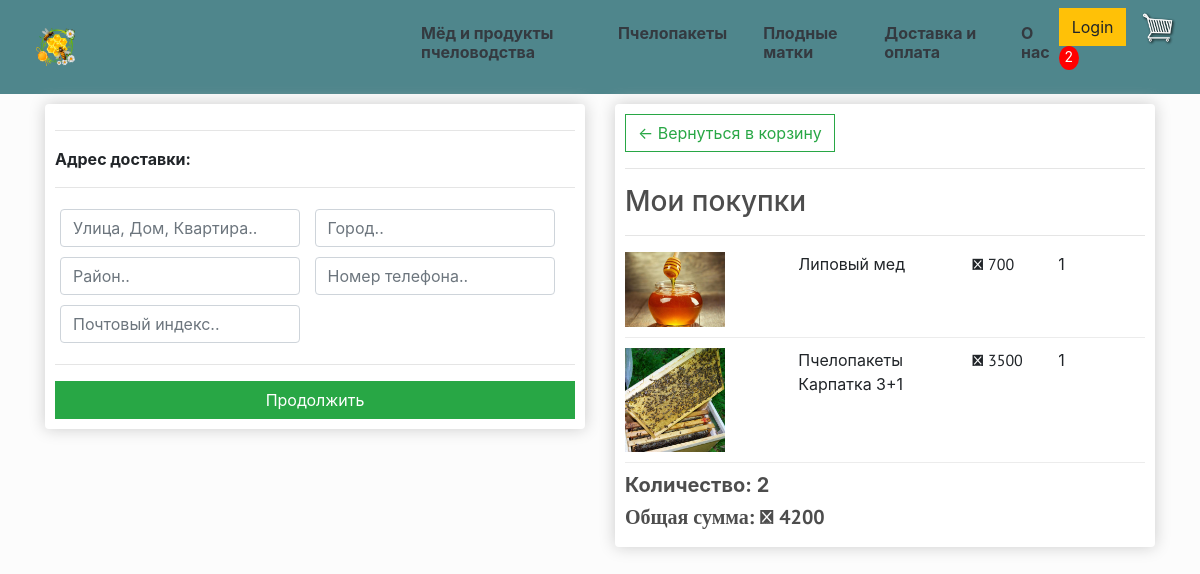
Screenshot of /checkout/ (signed in) with the database file from the repository.
### store/models.py (models this page shows, shortened)
class OrderItem(models.Model):
	product = models.ForeignKey(Product, on_delete=models.SET_NULL, null=True, blank=True)
	order = models.ForeignKey(Order, on_delete=models.SET_NULL, null=True, blank=True)
	quantity = models.IntegerField(default=0, null=True, blank=True)
	date_added = models.DateTimeField(auto_now_add=True)
	@property
	def get_total(self):
		total = self.product.price * self.quantity
		return total

class Product(models.Model):
	category=models.ForeignKey(Category, on_delete=models.SET_NULL, null=True, blank=True)
	title = models.CharField(max_length=200, null=True)
	price = models.FloatField()
	description = models.TextField()
	digital = models.BooleanField(default=False, null=True, blank=False)
	image = models.ImageField(null=True, blank=True)
	massa = models.CharField(max_length=20, null=True)
	@property
	def imageURL(self):
		try:
			url = self.image.url
		except:
			url = ''
		return url

class Order(models.Model):
	customer = models.ForeignKey(Customer, on_delete=models.SET_NULL, null=True, blank=True)
	date_orderd = models.DateTimeField(auto_now_add=True)
	complete = models.BooleanField(default=False, null=True, blank=False)
	transaction_id = models.CharField(max_length=200, null=True)
	@property
	def shipping(self):
		shipping = False
		orderitems = self.orderitem_set.all()
		for i in orderitems:
			if i.product.digital == False:
				shipping = True
		return shipping
	@property
	def get_cart_total(self):
		orderitems = self.orderitem_set.all()
		total = sum([item.get_total for item in orderitems])
		return total
	@property
	def get_cart_items(self):
		orderitems = self.orderitem_set.all()
		total = sum([item.quantity for item in orderitems])
		return total

### store/views.py (the view)
# urls.py: path('checkout/', views.checkout, name="checkout"),
def checkout(request):
	data = cartData(request)
	cartItems = data['cartItems']
	order = data['order']
	items = data['items']
	context = {'cartItems':cartItems, 'order': order, 'items': items}
	return render(request, 'store/checkout.html', context)

### store/utils.py (called while the page is built)
def cartData(request):
	if request.user.is_authenticated:
		customer = request.user.customer
		order, created = Order.objects.get_or_create(customer=customer, complete=False)
		items = order.orderitem_set.all()
		cartItems = order.get_cart_items
	else:
		cookieData = cookieCart(request)
		cartItems = cookieData['cartItems']
		order = cookieData['order']
		items = cookieData['items']
	return {'cartItems':cartItems ,'order':order, 'items':items}

### store/templates/store/checkout.html (shortened to what this page needs)
{% extends 'store/main.html' %}
{% load static %}
{% block content %}
<div class="row">
		<div class="col-lg-6">
			<div class="box-element" id="form-wrapper">
				<form id="form" class="js-form-validate">
					<div id="shipping-info" class="js-form-validate">
						<hr>
						<p><strong>Адрес доставки:</strong></p>
						<hr>
						<div class="form-field">
							<input class="form-control" type="text" name="address" placeholder="Улица, Дом, Квартира.." required>
						</div>
						<div class="form-field">
							<input class="form-control" type="text" name="city" placeholder="Город.." required>
						</div>
						<div class="form-field">
							<input class="form-control" type="text" name="subway" placeholder="Район..">
						</div>
						<div class="form-field">
							<input class="form-control" type="text" name="phonenumber"  pattern="^((8|\+7)[\- ]?)?(\(?\d{3}\)?[\- ]?)?[\d\- ]{7,10}$" placeholder="Номер телефона.." required>
						</div>
						<div class="form-field">
							<input class="form-control" type="text" name="zipcode" placeholder="Почтовый индекс..">
						</div>
					</div>
					<hr>
					<input id="form-button" class="btn btn-success btn-block" type="submit" value="Продолжить">
				</form>
			</div>
		<br>
	</div>
	<div class="col-lg-6">
		<div class="box-element">
			<a class=" btn btn-outline-success" href="{% url 'cart' %}">&#x2190; Вернуться в корзину</a>
			<hr>
				<h3>Мои покупки</h3>
			<hr>
			{% for item in items %}
			<div class="cart-row">
					<div style="flex:2"><img class="row-image" src="{{ item.product.imageURL}}"></div>
					<div style="flex:2"><p>{{ item.product.title}}</p></div>
					<div class="price" style="flex:1"><p>&#8399; {{ item.product.price|floatformat:0}}</p></div>
					<div style="flex:1"><p>{{item.quantity}}</p></div>
				</div>
				{% endfor %}
				<h5><strong>Количество: {{order.get_cart_items}}</strong></h5>
				<h5 class="price"><strong>Общая сумма: &#8399; {{ order.get_cart_total|floatformat:0}}</strong></h5>
		</div>
	</div>
</div>
{% endblock content %}

### static/css/main.css (style rules this page uses)
h1,h2,h3,h4,h5,h6 { color:hsl(0, 0%, 30%); }
.box-element { box-shadow:hsl(0, 0%, 80%) 0 0 16px; background-color: #fff; border-radius: 4px; padding: 10px; }
.price { font-family: 'PT Sans', serif; }
.col-lg-4, .col-lg-6, .col-lg-8, .col-lg-12 { margin-top: 10px; }
.btn { border-radius: 0; }
.row-image { width: 100px; }
.form-field { width:250px; display: inline-block; padding: 5px; }
.cart-row { display: flex; align-items: flex-stretch; padding-bottom: 10px; margin-bottom: 10px; border-bottom: 1px solid #ececec; }

### rows the page displays
OrderItem: product.imageURL (picture), product "Липовый мед", product.price "700", quantity "1"
OrderItem: product.imageURL (picture), product "Пчелопакеты Карпатка 3+1", product.price "3500", quantity "1"
Order: get_cart_items "2", get_cart_total "4200"

### other values shown
{{ cartItems }} "2"
